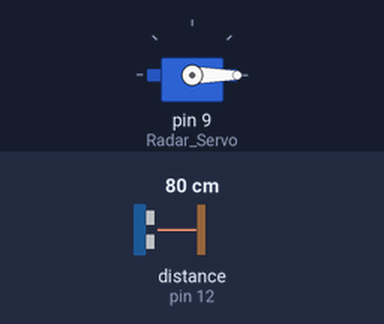
This sketch was run on a simulated Arduino Uno, built with avr-gcc and run on an emulated ATmega328P. On the bench: servo. Wiring (inferred from the names in the program): ultrasonic range finder: trigger pin 11; echo pin 12. The inputs (shaded band) are chosen by the test bench; at power-on: distance to the obstacle (sensor on pin 12) 80 cm. The echo pulse lasts 58.3 µs per cm; what the sketch prints to the serial monitor is not drawn.

Above: at 0.01 s.
1.3 s: distance to the obstacle (sensor on pin 12) set to 2 cm
At 2.4 s:
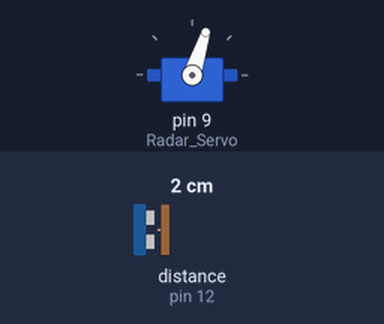
4.3 s: distance to the obstacle (sensor on pin 12) set to 299 cm
At 4.46 s:
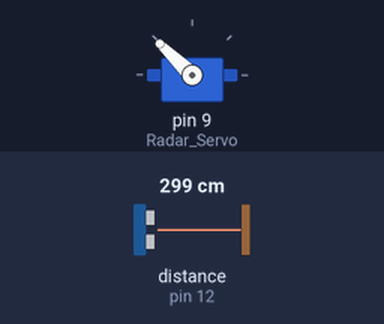
Timing chart, 0 to 13.3 s (numbered marks = the images above; inputs shaded):
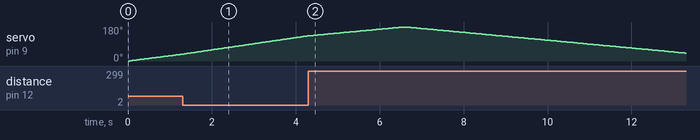

The sketch:

Atmega328.ino
```cpp
#include <Servo.h>.

  // Definindo as entradas do gatilho e receptor do sensor
  const int trig_Pino = 11;
  const int echo_Pino = 12;

  // Variáveis para calcular a distância
  long tempo;
  int distancia;

  // Declarando o servo que gira o radar
  Servo Radar_Servo;

void setup() {

  // Definindo gatilho como saída
  //Echo como entrada, além de iniciar a serial e o servo
  pinMode(trig_Pino, OUTPUT);
  pinMode(echo_Pino, INPUT);

  Serial.begin(9600);
  Radar_Servo.attach(9); // Pino de conexão do servo motor
}

void loop() {

  //Girar de 15° até 165°
    for(int i = 0; i <= 180; i++){
    Radar_Servo.write(i);
    delay(30);

    // Verificação do sensor enquanto o servo gira
    // objeto e qual a distancia
    // Chamando a função 'CalculandoDistancia()'
    distancia = calculandoDistancia();

    Serial.print(i);        // Mostra na serial qual o angulo de giro o servo está no momento
    Serial.print(",");      // Formatação
    Serial.print(distancia); // Mostra a distancia que o sensor está calculando
    Serial.print(".");      // Coloca um '.' depois da distancia para indexar no processing a distancia
    }

    //Mesmos passos para voltar de 165° --> 15°
    for(int i = 180; i > 0 ; i--){
    Radar_Servo.write(i);
    delay(30);


    distancia = calculandoDistancia();

    Serial.print(i);
    Serial.print(",");
    Serial.print(distancia);
    Serial.print(".");
  }
}

     //Criando a função para calcular a distância
    int calculandoDistancia(){

    digitalWrite(trig_Pino, LOW);  // Desligar o gatilho para poder realizar os pulsos
    delayMicroseconds(2);

    // Aqui é onde um ligo o gatilho por 10 ms (tempo para calcular a distância)
    digitalWrite(trig_Pino, HIGH);
    delayMicroseconds(10);
    digitalWrite(trig_Pino, LOW);

    tempo = pulseIn(echo_Pino, HIGH);  // Set receptor para capitar o pulso ultrassonico e voltar o tempo que ele demorou

    distancia = tempo*0.034/2;  // Fórmula para converter o tempo na distancia do objeto até o sensor
    return distancia;
}
```

Measured:
- by itself, servo on pin 9 (Radar_Servo): rises from 133° to 180° in 2.2 s, then falls to 42° in 6.7 s
